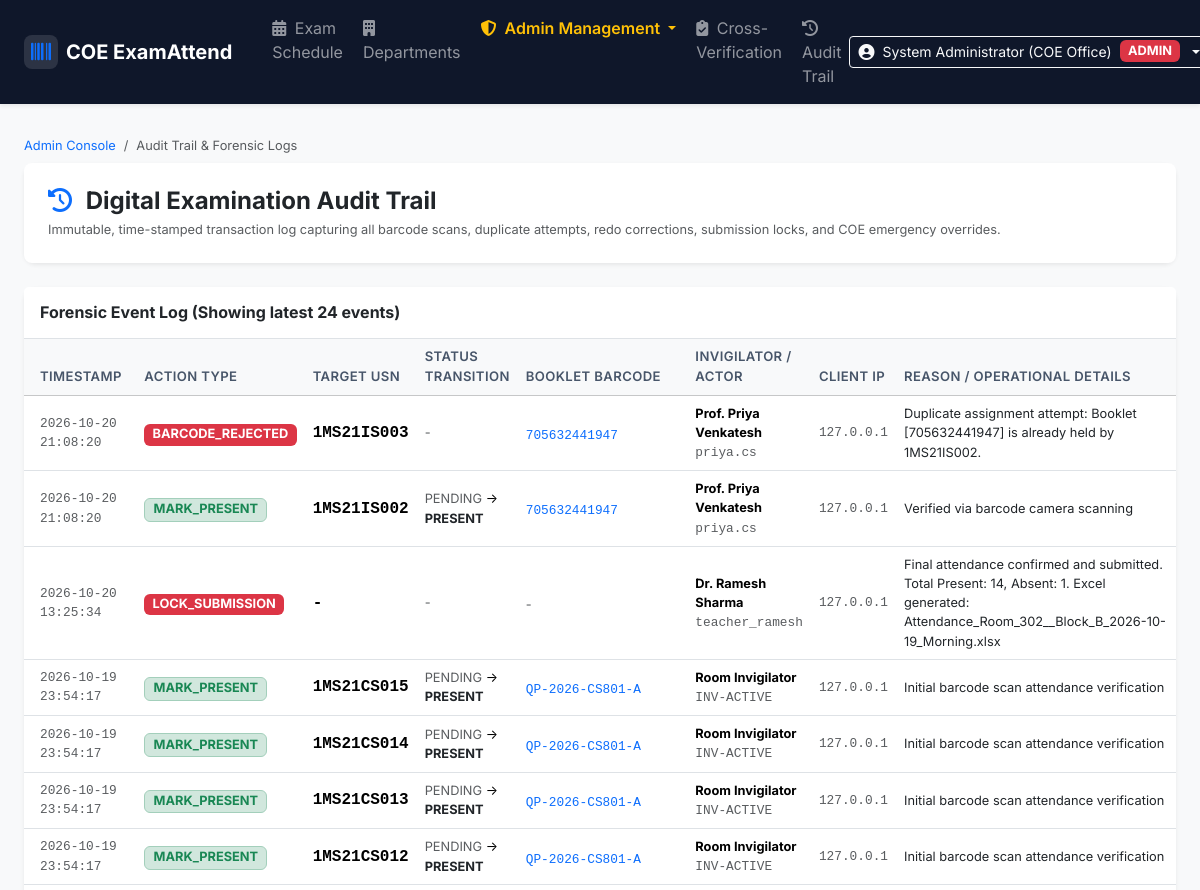
/admin/audit (signed in, upper part), run on an earlier commit of the app's database.
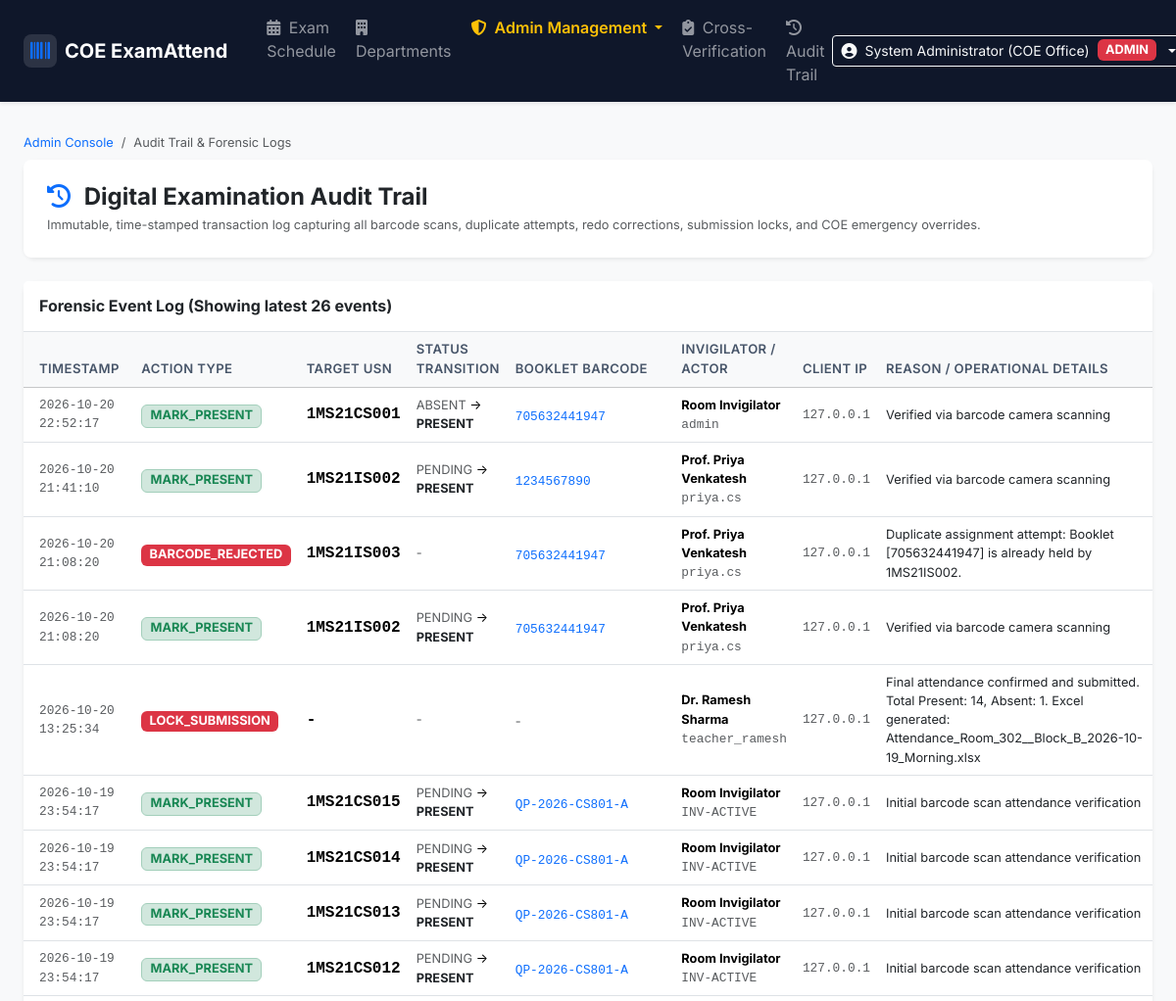
And on a later commit of the database.
### tables this page shows
CREATE TABLE audit_trail (
        id INTEGER PRIMARY KEY AUTOINCREMENT,
        session_id INTEGER NOT NULL,
        usn TEXT,
        student_name TEXT,
        action_type TEXT NOT NULL, -- 'MARK_PRESENT', 'MARK_ABSENT', 'REDO_CORRECTION', 'LOCK_SUBMISSION', 'UNLOCK_OVERRIDE'
        old_status TEXT,
        new_status TEXT,
        qp_barcode TEXT,
        reason TEXT,
        invigilator_id TEXT NOT NULL,
        invigilator_name TEXT,
        timestamp TEXT NOT NULL,
        client_ip TEXT
    , user_id INTEGER);

### app.py (the view)
@app.route('/admin/audit')
@admin_required
def admin_audit_view():
    conn = get_db()
    cursor = conn.cursor()
    cursor.execute('''
        SELECT a.*, s.course_code, s.room_number
        FROM audit_trail a
        LEFT JOIN exam_sessions s ON a.session_id = s.id
        ORDER BY a.id DESC LIMIT 400
    ''')
    logs = [dict(row) for row in cursor.fetchall()]
    conn.close()
    return render_template('admin/admin_audit.html', logs=logs)

### app.py (called while the page is built)
@app.context_processor
def inject_globals():
    return {
        'get_ist_now': get_ist_now
    }

def admin_required(f):
    @wraps(f)
    def decorated_function(*args, **kwargs):
        if not session.get('user_id'):
            if request.path.startswith('/api/'):
                return jsonify({'success': False, 'message': 'Authentication required.'}), 401
            return redirect(url_for('login', next=request.path))
        if session.get('role') != 'ADMIN':
            if request.path.startswith('/api/'):
                return jsonify({'success': False, 'message': 'Administrative privileges required.'}), 403
            flash('Access denied: Administrative privileges required.', 'danger')
            return redirect(url_for('departments_view'))
        return f(*args, **kwargs)
    return decorated_function

### database.py (called while the page is built)
def get_db(db_path=None):
    path = db_path or DB_PATH
    conn = sqlite3.connect(path, timeout=30.0)
    try:
        conn.execute("PRAGMA journal_mode=WAL;")
    except Exception:
        pass
    conn.execute("PRAGMA busy_timeout=15000;")
    conn.execute("PRAGMA foreign_keys=ON;")
    conn.row_factory = sqlite3.Row
    return conn

### templates/admin/admin_audit.html (shortened to what the changed rows need)
{% extends 'base.html' %}
{% block content %}
<div class="container-fluid px-3 px-md-4">
    <div class="card border-0 shadow-sm bg-white">
        <div class="card-header bg-white py-3 border-bottom d-flex align-items-center justify-content-between">
            <h6 class="fw-bold mb-0 text-dark">Forensic Event Log (Showing latest {{ logs|length }} events)</h6>
        </div>
        <div class="card-body p-0">
            <div class="table-responsive">
                <table class="table table-hover align-middle mb-0 font-sans">
                    <thead class="table-light">
                        <tr>
                            <th class="ps-3" style="width: 170px;">Timestamp</th>
                            <th>Action Type</th>
                            <th>Target USN</th>
                            <th>Status Transition</th>
                            <th>Booklet Barcode</th>
                            <th>Invigilator / Actor</th>
                            <th>Client IP</th>
                            <th>Reason / Operational Details</th>
                        </tr>
                    </thead>
                    <tbody>
                        {% for l in logs %}
                        <tr>
                            <td class="ps-3 text-muted fs-7 font-monospace">{{ l.timestamp }}</td>
                            <td>
                                {% if l.action_type == 'MARK_PRESENT' %}
                                    <span class="badge bg-success-subtle text-success border border-success-subtle fs-7">MARK_PRESENT</span>
                                {% elif l.action_type == 'MARK_ABSENT' %}
                                    <span class="badge bg-danger-subtle text-danger border border-danger-subtle fs-7">MARK_ABSENT</span>
                                {% elif l.action_type == 'REDO_CORRECTION' %}
                                    <span class="badge bg-warning-subtle text-warning-emphasis border border-warning-subtle fs-7">REDO_CORRECTION</span>
                                {% elif l.action_type == 'LOCK_SUBMISSION' %}
                                    <span class="badge bg-danger text-white fs-7">LOCK_SUBMISSION</span>
                                {% elif l.action_type == 'UNLOCK_OVERRIDE' %}
                                    <span class="badge bg-dark text-white fs-7">UNLOCK_OVERRIDE</span>
                                {% elif l.action_type == 'BARCODE_REJECTED' %}
                                    <span class="badge bg-danger text-white fs-7">BARCODE_REJECTED</span>
                                {% else %}
                                    <span class="badge bg-secondary text-white fs-7">{{ l.action_type }}</span>
                                {% endif %}
                            </td>
                            <td class="font-monospace fw-bold">{{ l.usn or '-' }}</td>
                            <td class="fs-7">
                                {% if l.old_status or l.new_status %}
                                    <span class="text-muted">{{ l.old_status or 'None' }}</span> &rarr;
                                    <strong class="text-dark">{{ l.new_status or 'None' }}</strong>
                                {% else %}
                                    <span class="text-muted">-</span>
                                {% endif %}
                            </td>
                            <td>
                                {% if l.qp_barcode %}
                                    <code class="text-primary font-monospace fs-7">{{ l.qp_barcode }}</code>
                                {% else %}
                                    <span class="text-muted fs-7">-</span>
                                {% endif %}
                            </td>
                            <td class="fs-7">
                                <strong>{{ l.invigilator_name or 'System' }}</strong><br>
                                <span class="text-muted font-monospace">{{ l.invigilator_id }}</span>
                            </td>
                            <td class="text-muted font-monospace fs-7">{{ l.client_ip or '127.0.0.1' }}</td>
                            <td class="fs-7 text-dark" style="max-width: 280px;">
                                {{ l.reason or '-' }}
                            </td>
                        </tr>
                        {% else %}
                        <tr>
                            <td colspan="8" class="text-center py-4 text-muted">No audit trail records logged yet.</td>
                        </tr>
                        {% endfor %}
                    </tbody>
                </table>
            </div>
        </div>
    </div>
</div>
{% endblock %}

What changed in the data, as far as the page shows it:
added audit_trail: timestamp "2026-10-20 22:52:17", action_type "MARK_PRESENT", usn "1MS21CS001", old_status "ABSENT", new_status "PRESENT", qp_barcode "705632441947", invigilator_name "Room Invigilator", invigilator_id "admin", client_ip "127.0.0.1", reason "Verified via barcode camera scanning"
added audit_trail: timestamp "2026-10-20 21:41:10", action_type "MARK_PRESENT", usn "1MS21IS002", old_status "PENDING", new_status "PRESENT", qp_barcode "1234567890", invigilator_name "Prof. Priya Venkatesh", invigilator_id "priya.cs", client_ip "127.0.0.1", reason "Verified via barcode camera scanning"
Also different on the page:
{{ logs|length }}: "24" → "26"
